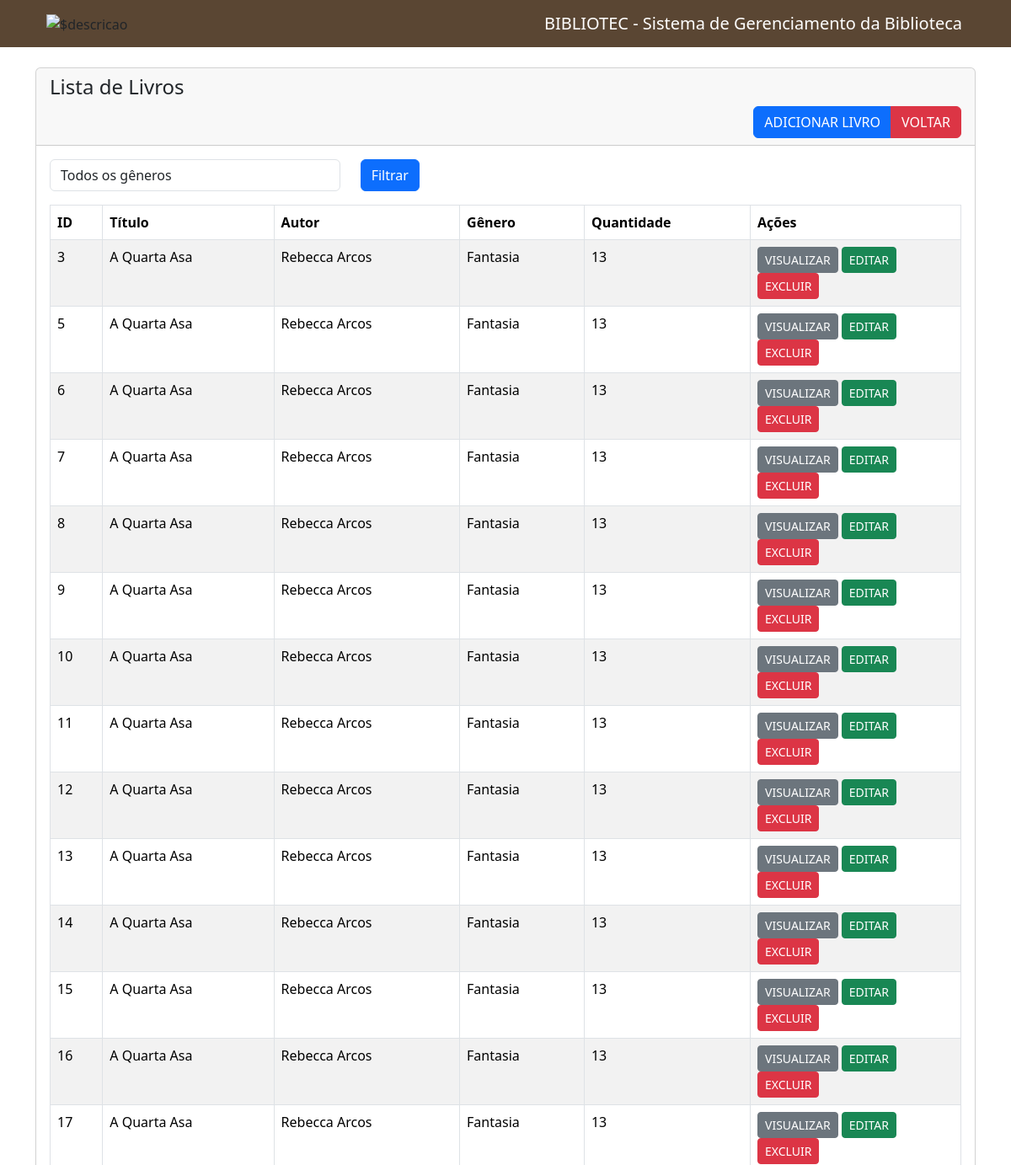
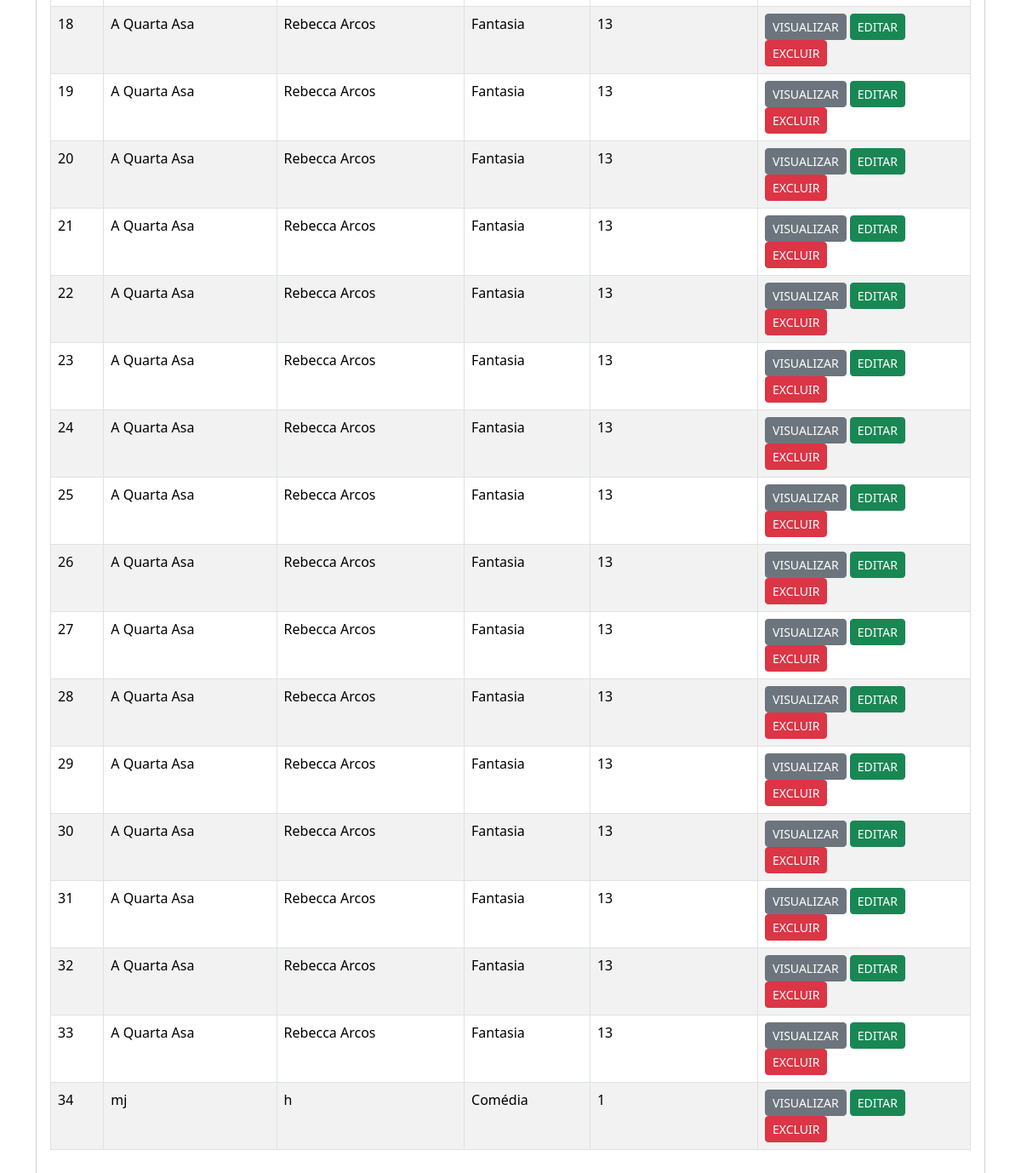
Page /listarlivros.php on the committed database (2 pictures, top to bottom).
### tables this page shows
CREATE TABLE `livros` (
  `id_livro` int(11) NOT NULL,
  `titulo` varchar(100) NOT NULL,
  `autor` varchar(100) NOT NULL,
  `genero` varchar(50) NOT NULL,
  `quantidade` int(255) NOT NULL
);

### listarlivros.php (the view, shortened to what this page needs)
<?php
require 'conexao.php';
$sql = "SELECT * FROM livros";
$livros = mysqli_query($conexao, $sql);
?>
<!doctype html>
<html lang="pt-br">
<head>
    <link href="https://cdn.jsdelivr.net/npm/bootstrap@5.3.8/dist/css/bootstrap.min.css" rel="stylesheet">
</head>
<body>
<?php include('navbar.php'); ?>
<div class="container mt-4">
    <div class="card">
        <div class="card-header">
            <h4>Lista de Livros</h4>
                <div class=" btn-group float-end">
                            <a href="criar-livro.php" class="btn btn-primary ">ADICIONAR LIVRO</a>
                            <a href="paginainicial.php" class="btn btn-danger ">VOLTAR</a>
                            </div>
        </div>
        <div class="card-body">
            <form method="GET" class="mb-3">
                <div class="row">
                    <div class="col-md-4">
                        <select name="genero" class="form-control">
                            <option value="">Todos os gêneros</option>
                        </select>
                    </div>
                    <div class="col-md-2">
                        <button type="submit" name="filtrar_livro" class="btn btn-primary">
                            Filtrar
                        </button>
                    </div>
                </div>
            </form>
            <table class="table table-bordered table-striped">
                <thead>
                    <tr>
                        <th>ID</th>
                        <th>Título</th>
                        <th>Autor</th>
                        <th>Gênero</th>
                        <th>Quantidade</th>
                        <th width="250">Ações</th>
                    </tr>
                </thead>
                <tbody>
                    <?php
                    if (mysqli_num_rows($livros) > 0) {
                        foreach ($livros as $livro) {
                    ?>
                    <tr>
                        <td><?= $livro['id_livro']; ?></td>
                        <td><?= $livro['titulo']; ?></td>
                        <td><?= $livro['autor']; ?></td>
                        <td><?= $livro['genero']; ?></td>
                        <td><?= $livro['quantidade']; ?></td>
                        <td>
                            <a href="visualizar-livro.php?id=<?= $livro['id_livro']; ?>"
                               class="btn btn-secondary btn-sm">
                               VISUALIZAR
                            </a>
                            <a href="editar-livro.php?id=<?= $livro['id_livro']; ?>"
                               class="btn btn-success btn-sm">
                               EDITAR
                            </a>
                            <form action="acoesdolivro.php" method="POST" class="d-inline">
                                <button
                                    onclick="return confirm('Tem certeza que deseja excluir?')"
                                    type="submit"
                                    name="delete_livro"
                                    value="<?= $livro['id_livro']; ?>"
                                    class="btn btn-danger btn-sm">
                                    EXCLUIR
                                </button>
                            </form>
                        </td>
                    </tr>
                    <?php
                        }
                    } else {
                        echo '<tr><td colspan="6">Nenhum livro encontrado!</td></tr>';
                    }
                    ?>
                </tbody>
            </table>
        </div>
    </div>
</div>
</body>
</html>

### navbar.php
<nav class= "navbar navbar-dark" style="background-color: #5a4633;">
    <div class="container-md">
        <a href="" class="btn">
            <img src="../tccadapt/img/icone1.png" alt='$descricao' width='45'>
        </a>
        <a href="#" class="navbar-brand">BIBLIOTEC - Sistema de Gerenciamento da Biblioteca</a>
    </div>
</nav>

### rows in the picture
livros: id_livro "3", titulo "A Quarta Asa", autor "Rebecca Arcos", genero "Fantasia", quantidade "13"
livros: id_livro "5", titulo "A Quarta Asa", autor "Rebecca Arcos", genero "Fantasia", quantidade "13"
livros: id_livro "6", titulo "A Quarta Asa", autor "Rebecca Arcos", genero "Fantasia", quantidade "13"
livros: id_livro "7", titulo "A Quarta Asa", autor "Rebecca Arcos", genero "Fantasia", quantidade "13"
livros: id_livro "8", titulo "A Quarta Asa", autor "Rebecca Arcos", genero "Fantasia", quantidade "13"
livros: id_livro "9", titulo "A Quarta Asa", autor "Rebecca Arcos", genero "Fantasia", quantidade "13"
livros: id_livro "10", titulo "A Quarta Asa", autor "Rebecca Arcos", genero "Fantasia", quantidade "13"
livros: id_livro "11", titulo "A Quarta Asa", autor "Rebecca Arcos", genero "Fantasia", quantidade "13"
livros: id_livro "12", titulo "A Quarta Asa", autor "Rebecca Arcos", genero "Fantasia", quantidade "13"
livros: id_livro "13", titulo "A Quarta Asa", autor "Rebecca Arcos", genero "Fantasia", quantidade "13"
livros: id_livro "14", titulo "A Quarta Asa", autor "Rebecca Arcos", genero "Fantasia", quantidade "13"
livros: id_livro "15", titulo "A Quarta Asa", autor "Rebecca Arcos", genero "Fantasia", quantidade "13"
livros: id_livro "16", titulo "A Quarta Asa", autor "Rebecca Arcos", genero "Fantasia", quantidade "13"
livros: id_livro "17", titulo "A Quarta Asa", autor "Rebecca Arcos", genero "Fantasia", quantidade "13"
livros: id_livro "18", titulo "A Quarta Asa", autor "Rebecca Arcos", genero "Fantasia", quantidade "13"
livros: id_livro "19", titulo "A Quarta Asa", autor "Rebecca Arcos", genero "Fantasia", quantidade "13"
livros: id_livro "20", titulo "A Quarta Asa", autor "Rebecca Arcos", genero "Fantasia", quantidade "13"
livros: id_livro "21", titulo "A Quarta Asa", autor "Rebecca Arcos", genero "Fantasia", quantidade "13"
livros: id_livro "22", titulo "A Quarta Asa", autor "Rebecca Arcos", genero "Fantasia", quantidade "13"
livros: id_livro "23", titulo "A Quarta Asa", autor "Rebecca Arcos", genero "Fantasia", quantidade "13"
livros: id_livro "24", titulo "A Quarta Asa", autor "Rebecca Arcos", genero "Fantasia", quantidade "13"
livros: id_livro "25", titulo "A Quarta Asa", autor "Rebecca Arcos", genero "Fantasia", quantidade "13"
livros: id_livro "26", titulo "A Quarta Asa", autor "Rebecca Arcos", genero "Fantasia", quantidade "13"
livros: id_livro "27", titulo "A Quarta Asa", autor "Rebecca Arcos", genero "Fantasia", quantidade "13"
livros: id_livro "28", titulo "A Quarta Asa", autor "Rebecca Arcos", genero "Fantasia", quantidade "13"
livros: id_livro "29", titulo "A Quarta Asa", autor "Rebecca Arcos", genero "Fantasia", quantidade "13"
livros: id_livro "30", titulo "A Quarta Asa", autor "Rebecca Arcos", genero "Fantasia", quantidade "13"
livros: id_livro "31", titulo "A Quarta Asa", autor "Rebecca Arcos", genero "Fantasia", quantidade "13"
livros: id_livro "32", titulo "A Quarta Asa", autor "Rebecca Arcos", genero "Fantasia", quantidade "13"
livros: id_livro "33", titulo "A Quarta Asa", autor "Rebecca Arcos", genero "Fantasia", quantidade "13"
livros: id_livro "34", titulo "mj", autor "h", genero "Comédia", quantidade "1"
